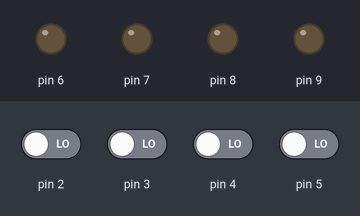
A sketch run on a simulated Arduino Uno, built with avr-gcc and run on an emulated ATmega328P. Parts: output pins drawn as LEDs (lit = HIGH). Dashed ring = blinking. The test bench sets the inputs (shaded band); at power-on: pin 2–5 LOW.

Above: at 2.2 s.
2.3 s: pin 2 driven HIGH
At 2.42 s:
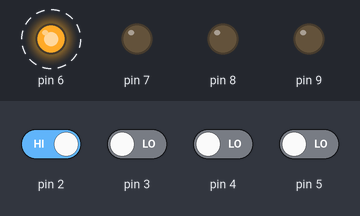
5.3 s: pin 3 driven HIGH
At 5.67 s:
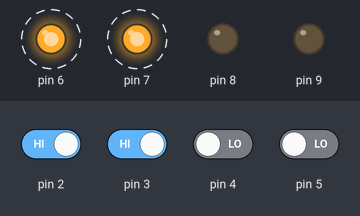
8.3 s: pin 4 driven HIGH
At 8.92 s:
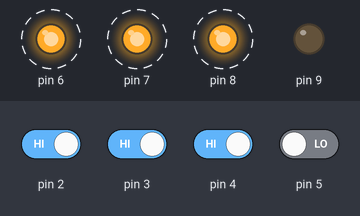
11.3 s: pin 5 driven HIGH
At 12.17 s:
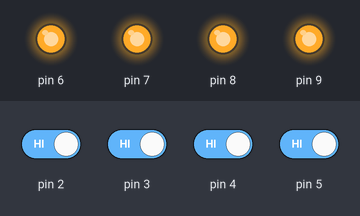
14.3 s: pin 2 driven LOW and pin 4 driven LOW
17.3 s: pin 2 driven HIGH
Timing chart, 0 to 21.3 s (numbered marks = the images above; inputs shaded):
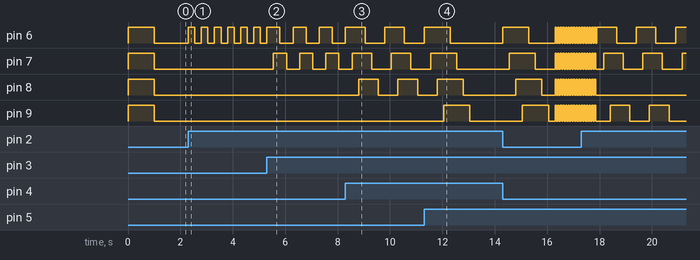

Measured:
- after the input at 2.3 s, pin 6: alternates HIGH for 0.25 s and LOW for 0.25 s, starting at once
- after the input at 5.3 s, pin 6: alternates HIGH for 0.50 s and LOW for 0.50 s, starting after 0.50 s; pin 7: alternates HIGH for 0.50 s and LOW for 0.50 s, starting after 0.25 s
- after the input at 8.3 s, pin 6: HIGH → LOW after 0.75 s, → HIGH 0.75 s later, → LOW 0.75 s later; pin 7: HIGH → LOW after 1.0 s, → HIGH 0.75 s later, → LOW 0.75 s later; pin 8: alternates HIGH for 0.75 s and LOW for 0.75 s, starting after 0.50 s
- after the input at 11.3 s, pin 9: LOW → HIGH after 0.75 s, → LOW 1.0 s later

The sketch:

projet_2.ino
```cpp
void setup() {
pinMode(2,INPUT);
pinMode(3,INPUT);
pinMode(4,INPUT);
pinMode(5,INPUT);
pinMode(6,OUTPUT);
pinMode(7,OUTPUT);
pinMode(8,OUTPUT);
pinMode(9,OUTPUT);
digitalWrite(6, HIGH);
digitalWrite(7, HIGH);
digitalWrite(8, HIGH);
digitalWrite(9, HIGH);
delay(1000);
digitalWrite(6, LOW);
digitalWrite(7, LOW);
digitalWrite(8, LOW);
digitalWrite(9, LOW);

}

void loop() {
int bgg = 0; //bouton gauche
int bmg = 0; //bouton milieu gauche
int bmd = 0; //bouton milieu droite
int bdd = 0; //bouton droite
int lgg = 0; //led gauche
int lmg = 0; //led milieu gauche
int lmd = 0; //led milieu droite
int ldd = 0; //led droite
bgg = digitalRead(2);
bmg = digitalRead(3);
bmd = digitalRead(4);
bdd = digitalRead(5);
lgg = digitalRead(6);
lmg = digitalRead(7);
lmd = digitalRead(8);
ldd = digitalRead(9);
#define blinkoff digitalWrite(6, LOW); delay (250); digitalWrite(7, LOW); delay (250); digitalWrite(8, LOW); delay (250); digitalWrite(9, LOW); delay (250)
#define blinkon digitalWrite(6, HIGH); delay (250); digitalWrite(7, HIGH); delay (250); digitalWrite(8, HIGH); delay (250); digitalWrite(9, HIGH); delay (250)
#define off digitalWrite(6, LOW); digitalWrite(7, LOW); digitalWrite(8, LOW); digitalWrite(9, LOW)
#define on digitalWrite(6, HIGH); digitalWrite(7, HIGH); digitalWrite(8, HIGH); digitalWrite(9, HIGH)
if (bgg == HIGH){
  if (lgg == LOW) {
    digitalWrite(6, HIGH);
    delay (250);
    }
  else {
    digitalWrite(6, LOW);
    delay (250);
    }
}
if (bmg == HIGH){
  if (lmg == LOW) {
    digitalWrite(7, HIGH);
    delay (250);
    }
  else {
    digitalWrite(7, LOW);
    delay (250);
    }
}
if (bmd == HIGH){
  if (lmd == LOW) {
    digitalWrite(8, HIGH);
    delay (250);
    }
  else {
    digitalWrite(8, LOW);
    delay (250);
    }
}
if (bdd == HIGH){
  if (ldd == LOW) {
    digitalWrite(9, HIGH);
    delay (250);
    }
  else {
    digitalWrite(9, LOW);
    delay (250);
    }
  }

if (lgg & lmg & lmd & ldd == HIGH) {
   blinkoff;
   blinkon;
   blinkoff;
   for (int i=0; i <= 15; i++){
   on;
   delay(50);
   off;
   delay(50);
   }
}

}
```
